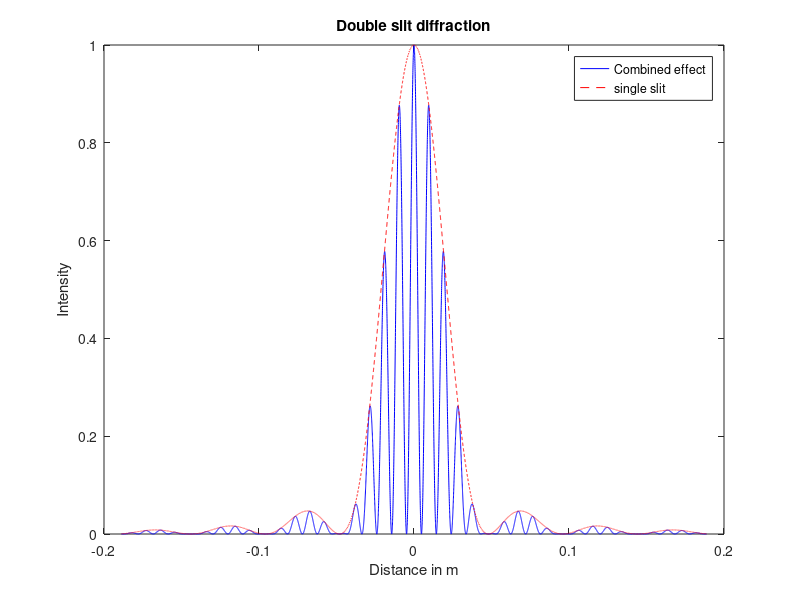

The MATLAB source for this figure:
close all;
clear;
clc;
thetamax=pi/50;%Angle to the furthest away point from the central maximum 
    a=30*1e-6;%Slit width in m
    l=480*1e-9;%Wavelength of the light ray in m
    s=3;%Distance in m from the slit to the screen
    d=0.15*1e-3;%Distance in m between two slits 
    theta=-thetamax:1e-5:thetamax;%the range of theta angle
    y=s*tan(theta);%y is distance between central max spot to  dark or bright spot and theta is very small angle, hence sin(theta)=tan(theta)
    alpha=pi*a*sin(theta)/l; %alpha=(phase angle of difference/2)
    single_slit=((sin(alpha)./alpha).^2);%the intensity and the initial intensity at the central maximum (center of the diffraction pattern) is a unity
    beta=pi*d*sin(theta)/l; %beta=(phase angle of Interference/2)
    B=cos(beta).^2;            % Interference term
    x=B.*(single_slit);                   % Combined effect
    plot(y,x,'b',y,single_slit,'--r');
    legend('Combined effect','single slit');
    title('Double slit diffraction');
    xlabel('Distance in m');
    ylabel('Intensity');
    


